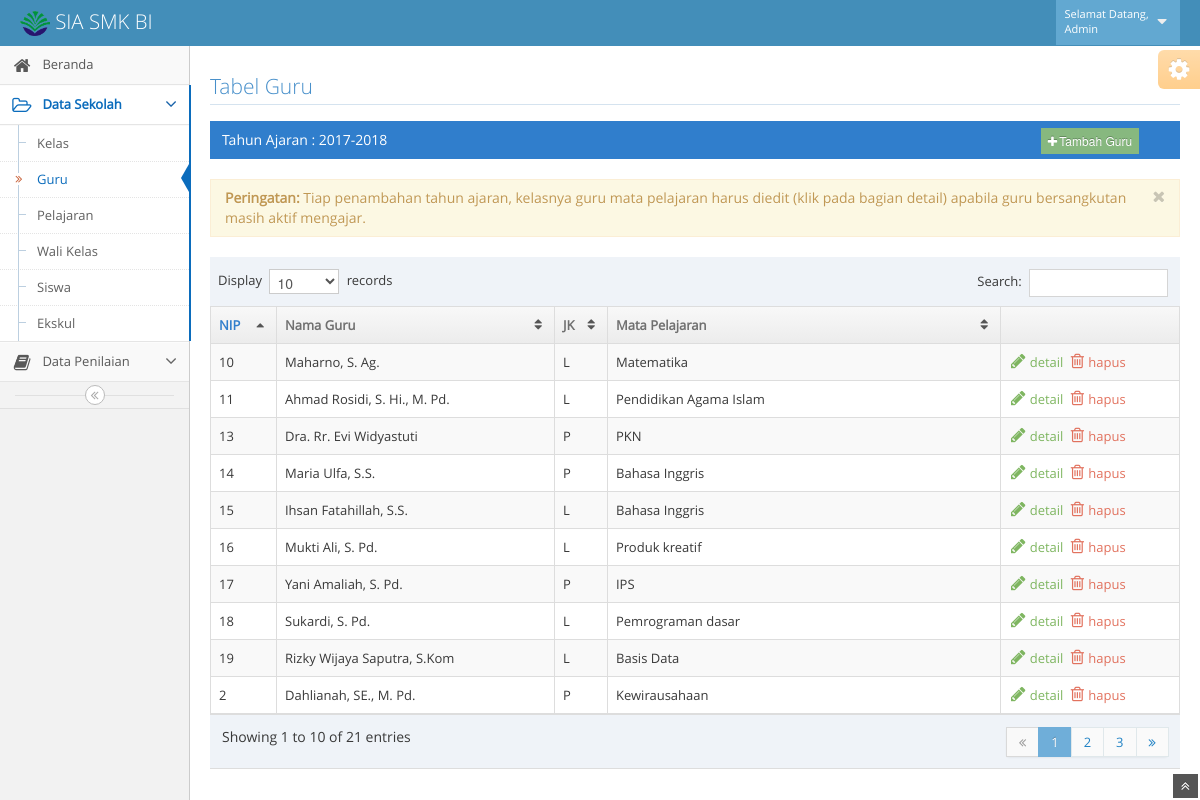
The page /admin/admin-guru.php (signed in) on the database its author committed.
### tables this page shows
CREATE TABLE `guru` (
  `kode_guru` int(4) NOT NULL,
  `nama_guru` varchar(40) NOT NULL,
  `nip` varchar(30) NOT NULL,
  `jk` char(1) NOT NULL,
  `alamat` varchar(90) DEFAULT NULL,
  `no_telp` varchar(16) DEFAULT NULL,
  `status_guru` char(1) NOT NULL,
  `pass` varchar(16) NOT NULL
);

### admin/admin-guru.php (the view, shortened to what this page needs)
<?php
	include '../config.php';
	$user=$_SESSION['user'];
	$query="select nama_admin from administrator where user='$user'";
	$result=mysqli_query($koneksi,$query);
	while($data=mysqli_fetch_array($result)){
	    $nama=$data['nama_admin'];
	}
	$queryta="select tahun_ajar from kelas order by kode_kelas desc limit 1";
	$ta=mysqli_query($koneksi,$queryta);
	$data=mysqli_fetch_array($ta);
	$tampilta=$data['tahun_ajar'];
?>
<!DOCTYPE html>
<html lang="en">
	<head>
		<link href="../assets/css/bootstrap.min.css" rel="stylesheet" />
		<link href="../assets/css/bootstrap-responsive.min.css" rel="stylesheet" />
		<link rel="stylesheet" href="../assets/css/font-awesome.min.css" />
		<link rel="stylesheet" href="../assets/css/chosen.css" />
		<link rel="stylesheet" href="../assets/css/ace-fonts.css" />
		<link rel="stylesheet" href="../assets/css/ace.min.css" />
		<link rel="stylesheet" href="../assets/css/ace-responsive.min.css" />
		<link rel="stylesheet" href="../assets/css/ace-skins.min.css" />
	</head>
	<body>
		<div class="navbar">
			<div class="navbar-inner">
				<div class="container-fluid">
					<a href="#" class="brand">
						<small>
							<img src="../assets/images/logobi-25.png" width="15%">
							SIA SMK BI
						</small>
					</a>
					<ul class="nav ace-nav pull-right">
						<li class="light-blue">
							<a data-toggle="dropdown" href="#" class="dropdown-toggle">
								<span class="user-info">
									<small>Selamat Datang,</small>
									<small><?php echo $nama ?></small>
								</span>
								<i class="icon-caret-down"></i>
							</a>
						</li>
					</ul>
				</div>
			</div>
		</div>
		<div class="main-container container-fluid">
			<div class="sidebar" id="sidebar">
				<ul class="nav nav-list">
					<li>
						<a href="admin.php">
							<i class="icon-home"></i>
							<span class="menu-text"> Beranda </span>
						</a>
					</li>
					<li class="active open">
						<a href="#" class="dropdown-toggle">
							<i class="icon-folder-open-alt "></i>
							<span class="menu-text"> Data Sekolah </span>
							<b class="arrow icon-angle-down"></b>
						</a>
						<ul class="submenu">
							<li>
								<a href="admin-kelas.php">
									<i class="icon-double-angle-right"></i>Kelas
								</a>
							</li>
							<li class="active">
								<a href="admin-guru.php">
									<i class="icon-double-angle-right"></i>Guru
								</a>
							</li>
							<li>
								<a href="admin-pel.php">
									<i class="icon-double-angle-right"></i>Pelajaran
								</a>
							</li>
							<li>
								<a href="admin-wk.php">
									<i class="icon-double-angle-right"></i>Wali Kelas
								</a>
							</li>
							<li>
								<a href="admin-siswa.php">
									<i class="icon-double-angle-right"></i>Siswa
								</a>
							</li>
							<li>
								<a href="admin-ekskul.php">
									<i class="icon-double-angle-right"></i>Ekskul
								</a>
							</li>
						</ul>
					</li>
					<li>
						<a href="#" class="dropdown-toggle">
							<i class="icon-book "></i>
							<span class="menu-text"> Data Penilaian </span>
							<b class="arrow icon-angle-down"></b>
						</a>
					</li>
				</ul>
				<div class="sidebar-collapse" id="sidebar-collapse">
					<i class="icon-double-angle-left"></i>
				</div>
			</div>
			<div class="main-content">
				<div class="page-content">
					<div class="row-fluid">
						<div class="span12">
							<div class="row-fluid">
								<a href="admin-guru.php" title="Refresh Halaman ini">
									<h3 class="header smaller lighter blue">Tabel Guru</h3>
								</a>
								<div class="table-header" >
									<form class="form-inline" method="post" action="#">
										<div class="row-fluid">
											<div class="span10">
											<?php
											echo "Tahun Ajaran : $tampilta";
											?>
											</div>
											<div class="span2">
												<a href="#modal-tambah" role="button"  data-toggle="modal">
													<button onclick="return false;" class="btn btn-mini btn-success" title="tambah data guru">
														<i class="icon-plus"></i>Tambah Guru
													</button>
												</a>
											</div>
										</div>
									</form>
								</div>
								<div class="alert alert-warning">
									<button type="button" class="close" data-dismiss="alert">
										<i class="icon-remove"></i>
									</button>
									<strong>Peringatan: </strong>
										Tiap penambahan tahun ajaran, kelasnya guru mata pelajaran harus diedit (klik pada bagian detail) apabila guru bersangkutan masih aktif mengajar.
									<br />
								</div>
								<table id="tabel-guru" class="table table-striped table-bordered table-hover">
									<thead>
										<tr>
											<th>NIP</th>
											<th>Nama Guru</th>
											<th>JK</th>
											<th>Mata Pelajaran</th>
											<th></th>
										</tr>
									</thead>
									<tbody>
										<tr>
										<?php
											include '../config.php';
											$querytbl="select distinct guru.kode_guru, guru.nama_guru, guru.nip, guru.jk, mpelajaran.nama_mp from  guru, mpelajaran where guru.kode_guru=mpelajaran.kode_guru order by guru.status_guru;
											    ";
										    $resulttbl=mysqli_query($koneksi,$querytbl);
											while ($datatbl=mysqli_fetch_array($resulttbl)) {
										    	echo "<td>".$datatbl['nip']."</td>
										    		<td>".$datatbl['nama_guru']."</td>
										    		<td>".$datatbl['jk']."</td>
										    		<td>".$datatbl['nama_mp']."</td>
										    	";
										    	echo '<td class="td-actions">
													<div class="hidden-phone visible-desktop action-buttons">
														<a class="green" href="lihatguru.php?kg='.$datatbl['kode_guru'].'" >
															<i class="icon-pencil bigger-130"> </i> detail
														</a>
														<a class="red" href="hapusguru.php?kg='.$datatbl['kode_guru'].'">
															<i class="icon-trash bigger-130"> </i> hapus
														</a>
													</div>
													<div class="hidden-desktop visible-phone">
														<div class="inline position-relative">
															<button class="btn btn-minier btn-yellow dropdown-toggle" data-toggle="dropdown">
																<i class="icon-caret-down icon-only bigger-120"></i>
															</button>
															<ul class="dropdown-menu dropdown-icon-only dropdown-yellow pull-right dropdown-caret dropdown-close">
																<li>
																	<a href="lihatguru.php?kg='.$datatbl['kode_guru'].'" class="tooltip-success" data-rel="tooltip" title="Detail">
																		<span class="green">
																			<i class="icon-edit bigger-120"></i>
																		</span>
																	</a>
																</li>
																<li>
																	<a class="red" href="hapusguru.php?kg='.$datatbl['kode_guru'].'" class="tooltip-error" data-rel="tooltip" title="Hapus">
																		<span class="red">
																			<i class="icon-trash bigger-120"></i>
																		</span>
																	</a>
																</li>
															</ul>
														</div>
													</div>
												</td>
											</tr>';
										    }
									    ?>
									</tbody>
								</table>
							</div>
						</div>
					</div>
				</div>
			</div>
		</div>
		<div class="ace-settings-container" id="ace-settings-container">
			<div class="btn btn-app btn-mini btn-warning ace-settings-btn" id="ace-settings-btn">
				<i class="icon-cog bigger-150"></i>
			</div>
		</div>
		<a href="#" id="btn-scroll-up" class="btn-scroll-up btn btn-small btn-inverse">
			<i class="icon-double-angle-up icon-only bigger-110" title="kembali ke atas"></i>
		</a>
	</body>
</html>

### rows shown on the page
guru: nip "2", nama_guru "Dahlianah, SE., M. Pd.", jk "P", nama_mp "Kewirausahaan"
guru: nip "15", nama_guru "Ihsan Fatahillah, S.S.", jk "L", nama_mp "Bahasa Inggris"
guru: nip "13", nama_guru "Dra. Rr. Evi Widyastuti", jk "P", nama_mp "PKN"
guru: nip "17", nama_guru "Yani Amaliah, S. Pd.", jk "P", nama_mp "IPS"
guru: nip "14", nama_guru "Maria Ulfa, S.S.", jk "P", nama_mp "Bahasa Inggris"
guru: nip "11", nama_guru "Ahmad Rosidi, S. Hi., M. Pd.", jk "L", nama_mp "Pendidikan Agama Islam"
guru: nip "19", nama_guru "Rizky Wijaya Saputra, S.Kom", jk "L", nama_mp "Basis Data"
guru: nip "16", nama_guru "Mukti Ali, S. Pd.", jk "L", nama_mp "Produk kreatif"
guru: nip "10", nama_guru "Maharno, S. Ag.", jk "L", nama_mp "Matematika"
guru: nip "18", nama_guru "Sukardi, S. Pd.", jk "L", nama_mp "Pemrograman dasar"

### other values the page prints
$nama "Admin"
$tampilta "2017-2018"
